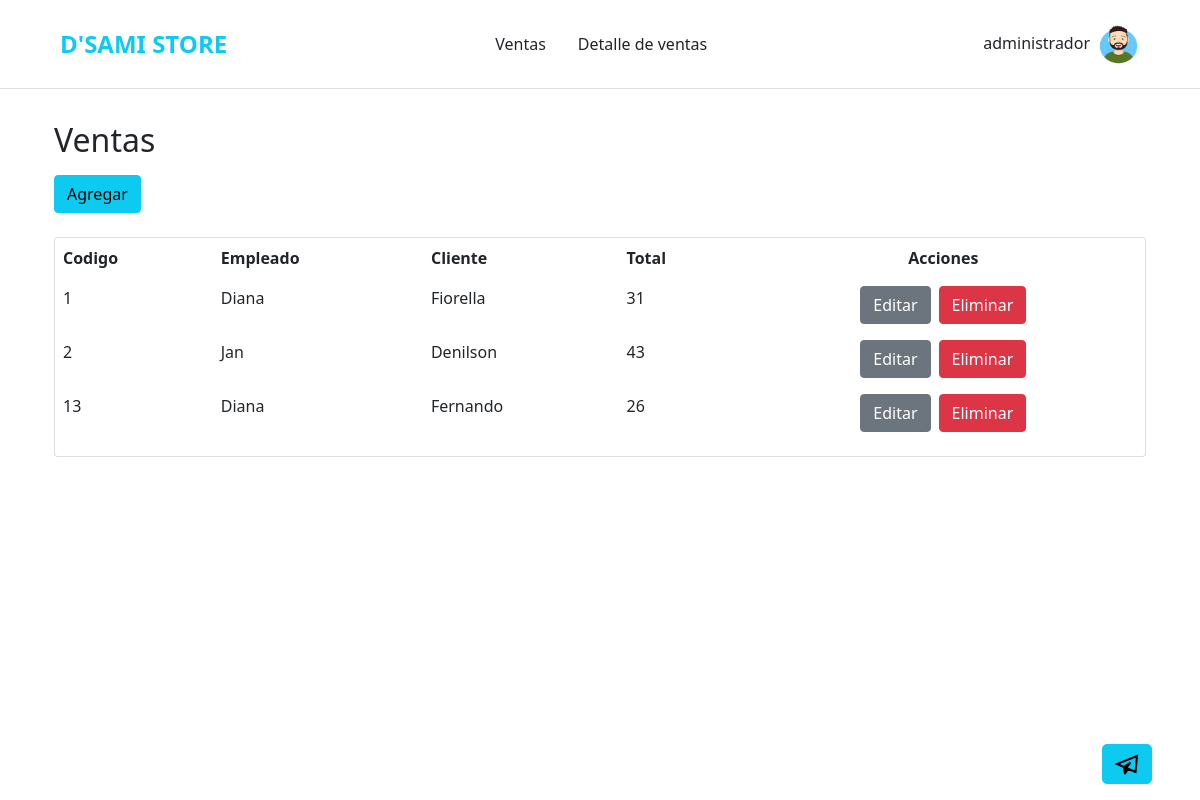
The page /vista/ventas/index.php (signed in) on the database its author committed.
### tables this page shows
CREATE TABLE `mor_venta` (
  `idVenta` int(10) UNSIGNED NOT NULL,
  `idEmpleado` int(10) UNSIGNED DEFAULT NULL,
  `nombreCliente` varchar(45) DEFAULT NULL,
  `total` decimal(10,0) DEFAULT NULL
);

CREATE TABLE `mor_empleado` (
  `idEmpleado` int(10) UNSIGNED NOT NULL,
  `nombre` varchar(20) DEFAULT NULL,
  `apellidoMaterno` varchar(15) DEFAULT NULL,
  `apellidoPaterno` varchar(15) DEFAULT NULL,
  `telefono` varchar(15) DEFAULT NULL,
  `fechaNac` datetime DEFAULT NULL,
  `direccion` varchar(40) DEFAULT NULL
);

### controlador/ventaControlador.php (called while the page is built, shortened)
<?php
include("../../modelo/empleado.php");
include("../../modelo/venta.php");
class VentaControlador{
    public static function listar() {
        $ventas     = Venta::listar();
        include("../../vista/ventas/includes/tabla.php");
    }
}
?>

### controlador/venta/listar.php (called while the page is built)
<?php
    include("../../controlador/ventaControlador.php");
    VentaControlador::listar();
?>

### modelo/venta.php (called while the page is built, shortened)
<?php
  include("../../controlador/config.php");
  class Venta{
    function __construct($id, $empleado, $nombreCliente, $total) {
        $this->id = $id;
        $this->empleado = $empleado;
        $this->nombreCliente = $nombreCliente;
        $this->total = $total;
    }
    public static function listar() {
        global $link;
        $ventas = [];
        $consulta  = ("SELECT v.*, E.nombre nombreEmpleado, E.apellidoMaterno apellidoMaternoEmpleado, E.apellidoPaterno apellidoPatenoEmpleado, E.telefono telefonoEmpleado, E.fechaNac fechaNacEmpleado, E.direccion direccionEmpleado FROM mor_venta v INNER JOIN mor_empleado E ON v.idEmpleado=E.idEmpleado");
        $resultado = mysqli_query($link, $consulta);
        while ($valor = mysqli_fetch_assoc($resultado)){
            $empleado = new Empleado(
                $valor['idEmpleado'],
                $valor['nombreEmpleado'],
                $valor['apellidoMaternoEmpleado'],
                $valor['apellidoPatenoEmpleado'],
                $valor['telefonoEmpleado'],
                $valor['fechaNacEmpleado'],
                $valor['direccionEmpleado']
            );
            $ventas[]= new Venta(
                $valor['idVenta'],
                $empleado,
                $valor['nombreCliente'],
                $valor['total']
            );
        }
        return $ventas;
    }
  }
?>

### modelo/empleado.php (called while the page is built, shortened)
<?php
class Empleado {
    function __construct($id , $nombre, $apellidoMaterno , $apellidoPaterno , $telefono, $fechaNac , $direccion) {
        $this->nombre = $nombre;
    }
}
?>

### vista/ventas/includes/tabla.php (shortened to what this page needs)
<div class="card">
    <div class="table-responsive">
        <table class="table table-borderless">
            <thead>
                <tr>
                    <th scope="col">Codigo</th>
                    <th scope="col">Empleado</th>
                    <th scope="col">Cliente</th>
                    <th scope="col">Total</th>
                    <th scope="col" class="text-center">Acciones</th>
                </tr>
            </thead>
            <tbody>
                <?php
                    foreach ($ventas as $venta) { ?>
                    <tr>
                        <td><?php echo $venta->id; ?></td>
                        <td><?php echo $venta->empleado->nombre; ?></td>
                        <td><?php echo $venta->nombreCliente; ?></td>
                        <td><?php echo $venta->total; ?></td>
                        <td>
                            <div class="d-flex justify-content-center">
                                <button class="btn btn-secondary me-2" type="button" data-bs-toggle="modal" data-bs-target="#editarVenta<?php echo $venta->id; ?>">
                                    Editar
                                </button>
                                <button class="btn btn-danger" type="button" data-bs-toggle="modal" data-bs-target="#eliminarVenta<?php echo $venta->id; ?>">Eliminar</button>
                            </div>
                        </td>
                    </tr>
                <?php } ?>
            </tbody>
        </table>
</div>
</div>

### rows shown on the page
mor_venta: idVenta "1", idEmpleado.nombre "Diana", nombreCliente "Fiorella", total "31"
mor_venta: idVenta "2", idEmpleado.nombre "Jan", nombreCliente "Denilson", total "43"
mor_venta: idVenta "13", idEmpleado.nombre "Diana", nombreCliente "Fernando", total "26"

### other values the page prints
$username "administrador"
